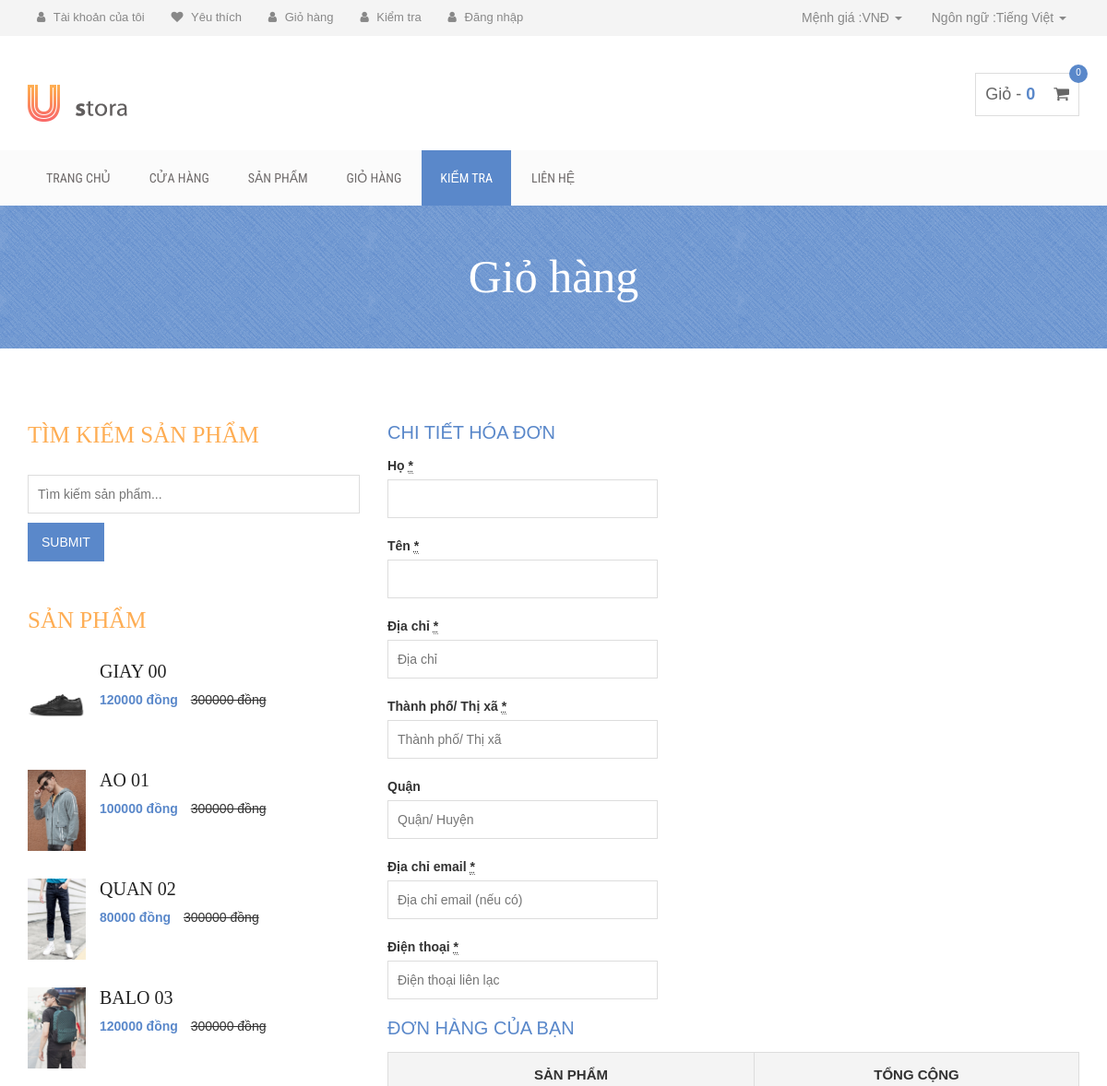
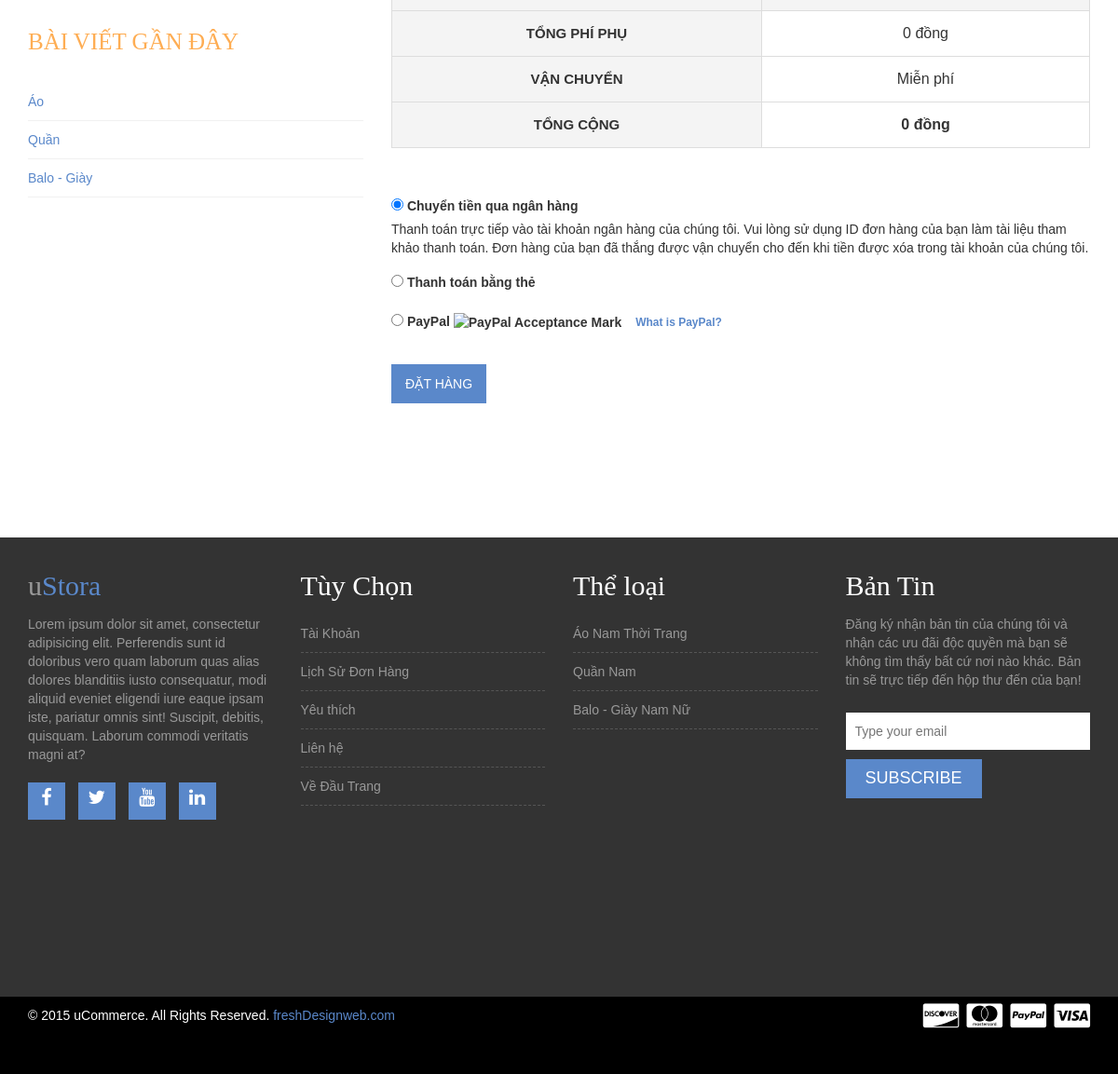
Screenshot of /Nhom10_WebsiteBanPhuKienThoiTrang/checkout.php with the database file from the repository (2 pictures, top to bottom).
### tables this page shows
CREATE TABLE IF NOT EXISTS `SANPHAM` (
  `ID` varchar(4) NOT NULL,
  `TenSP` varchar(15) NOT NULL,
  `Gia` varchar(50) NOT NULL,
  `fileIMG` varchar(50) NOT NULL,
  PRIMARY KEY (`ID`)
);

### Nhom10_WebsiteBanPhuKienThoiTrang/checkout.php (the view, shortened to what the rows shown need)
<html lang="en">
  <head>
    <link rel="stylesheet" href="https://cdnjs.cloudflare.com/ajax/libs/font-awesome/4.7.0/css/font-awesome.min.css">
    <link rel="stylesheet" href="css/bootstrap.min.css">
    <link rel="stylesheet" href="css/font-awesome.min.css">
    <link rel="stylesheet" href="css/owl.carousel.css">
    <link rel="stylesheet" href="style.css">
    <link rel="stylesheet" href="css/responsive.css">
  </head>
  <body onload="onLoadCookie()">
    <div class="site-branding-area">
        <div class="container">
            <div class="row">
                <div class="col-sm-6">
                    <div class="logo">
                        <h1><a href="./"><img src="img/logo.png"></a></h1>
                    </div>
                </div>
            </div>
        </div>
    </div>
    <div class="product-big-title-area">
        <div class="container">
            <div class="row">
                <div class="col-md-12">
                    <div class="product-bit-title text-center">
                        <h2 style="font-family: Times New Roman;">Giỏ hàng</h2>
                    </div>
                </div>
            </div>
        </div>
    </div>
    <div class="single-product-area">
        <div class="container">
            <div class="row">
                <div class="col-md-4">
                    <div class="single-sidebar">
                        <h2 class="sidebar-title">Tìm kiếm sản phẩm</h2>
                    </div>
                    <div class="single-sidebar">
                        <h2 class="sidebar-title">Sản phẩm</h2>
						<?php
                        	include_once("model/Model.php");
                        	$model = new model();
                        	$lists = $model->randomProduct(3);
                        	foreach ($lists as $ID_Pro => $Pro)
							{
								echo '<div class="thubmnail-recent">';
                                echo '<img src="'.$Pro->IMG.'" alt="" class="recent-thumb">';
                                echo '<h2><a href="ViewProduct.php?ID='.$Pro->ID_Pro.'">'.$Pro->name.'</a></h2>';
								echo '<div class="product-sidebar-price">';
								echo '<ins>'.$Pro->cost.' đồng</ins> <del>300000 đồng</del>';
								echo '</div></div>';
							}
						echo '</div>';
                        ?>
                    <div class="single-sidebar">
                        <h2 class="sidebar-title">Bài Viết Gần Đây</h2>
                    </div>
                </div>
                <div class="col-md-8">
                    <div class="product-content-right">
                        <div class="woocommerce">
                            <form enctype="multipart/form-data" action="muaHang.php" class="checkout" method="post" name="checkout">
                                <div id="order_review" style="position: relative;">
                                    <table class="shop_table">
                                        <thead>
                                            <tr>
                                                <th class="product-name">Sản phẩm</th>
                                                <th class="product-total">Tổng cộng</th>
                                            </tr>
                                        </thead>
                                        <tfoot>
                                            <tr class="cart-subtotal">
                                                <th>Tổng phí Phụ</th>
                                            </tr>
                                            <tr class="shipping">
                                                <th>Vận Chuyển</th>
                                            </tr>
                                            <tr class="order-total">
                                                <th>Tổng cộng</th>
                                            </tr>
                                        </tfoot>
                                    </table>
                                    </div>
                                </div>
                        </div>
                    </div>
                </div>
            </div>
        </div>
    <div class="footer-top-area">
        <div class="container">
            <div class="row">
                <div class="col-md-3 col-sm-6">
                    <div class="footer-about-us">
                        <h2>u<span>Stora</span></h2>
                    </div>
                </div>
               <div class="col-md-3 col-sm-6">
                    <div class="footer-menu">
                        <h2 class="footer-wid-title" style="font-family: Times New Roman;">Tùy Chọn </h2>
                    </div>
                </div>
                <div class="col-md-3 col-sm-6">
                    <div class="footer-menu">
                        <h2 class="footer-wid-title" style="font-family: Times New Roman;">Thể loại</h2>
                    </div>
                </div>
                <div class="col-md-3 col-sm-6">
                    <div class="footer-newsletter">
                        <h2 class="footer-wid-title" style="font-family: Times New Roman;">Bản Tin</h2>
                    </div>
                </div>
            </div>
        </div>
    </div>
  </body>
</html>

### rows the page displays
sanpham: fileIMG (picture), TenSP "GIAY 00", Gia "120000"
sanpham: fileIMG (picture), TenSP "AO 01", Gia "100000"
sanpham: fileIMG (picture), TenSP "QUAN 02", Gia "80000"
sanpham: fileIMG (picture), TenSP "BALO 03", Gia "120000"
